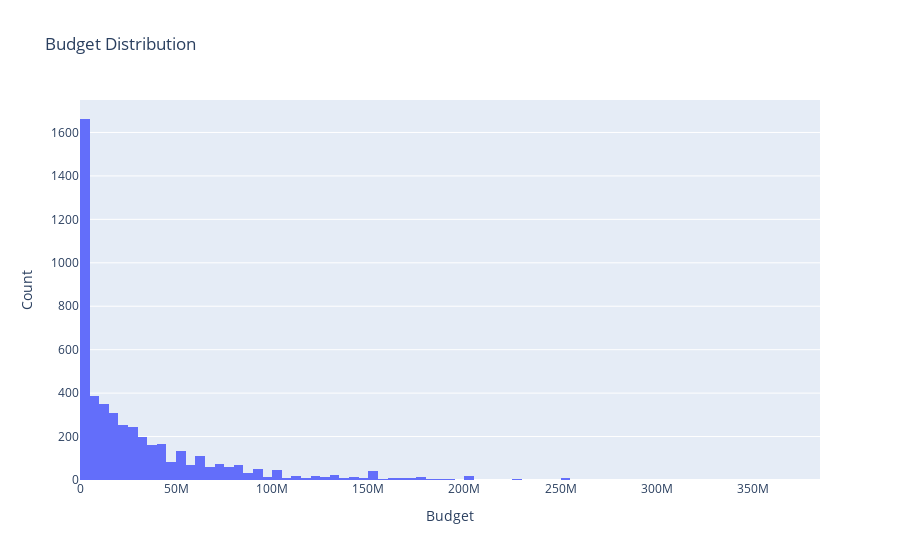

Notebook code for this chart:
### Code cell
fig = px.histogram(movies_data, x='budget', title='Budget Distribution')
fig.update_layout(xaxis_title='Budget', yaxis_title='Count')
fig.show()

### Figure 1 — Plotly figure (JSON) as saved in the notebook; plotly's stock layout.template omitted (floating-point values rounded to 4 significant figures; data arrays with more than 128 entries replaced by an {"elided": "..."} marker saying what was removed)
{"data": [{"alignmentgroup": "True", "bingroup": "x", "hovertemplate": "budget=%{x}<br>count=%{y}<extra></extra>", "legendgroup": "", "marker": {"color": "#636efa", "pattern": {"shape": ""}}, "name": "", "offsetgroup": "", "orientation": "v", "showlegend": false, "type": "histogram", "x": {"elided": "4803 int values"}, "xaxis": "x", "yaxis": "y"}], "layout": {"autosize": true, "barmode": "relative", "legend": {"tracegroupgap": 0}, "title": {"text": "Budget Distribution"}, "xaxis": {"anchor": "y", "autorange": true, "domain": [0, 1], "range": [-0.5, 385000000.0], "title": {"text": "Budget"}, "type": "linear"}, "yaxis": {"anchor": "x", "autorange": true, "domain": [0, 1], "range": [0, 1749.0], "title": {"text": "Count"}}}}
